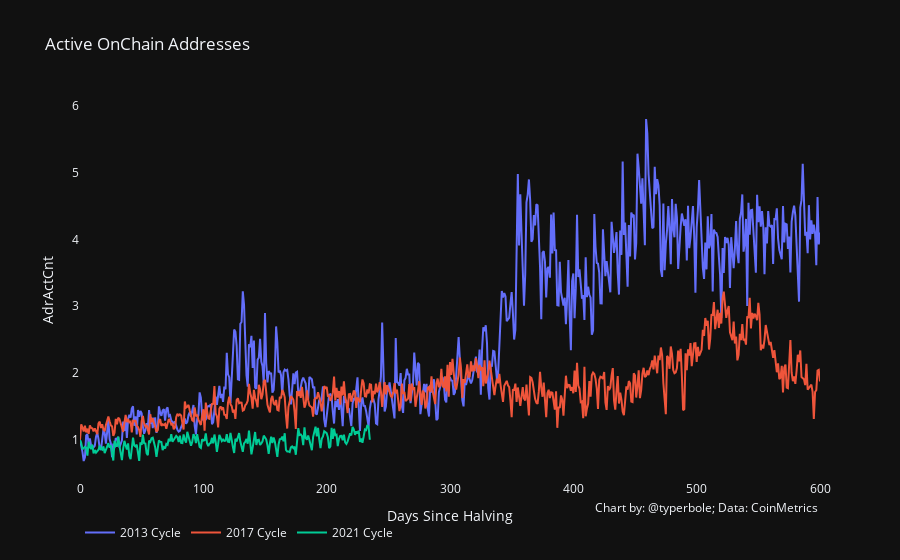

Source (notebook cell):
### Code cell
plot_comparison_chart(data, 'AdrActCnt', cycle='halving', index=True, title='Active OnChain Addresses')

### Figure 1 — Plotly figure (JSON) as saved in the notebook; plotly's stock layout.template omitted (floating-point values rounded to 4 significant figures; data arrays with more than 128 entries replaced by an {"elided": "..."} marker saying what was removed)
{"data": [{"name": "2013 Cycle", "type": "scatter", "x": {"elided": "601 int values"}, "xaxis": "x", "y": {"elided": "601 float values"}, "yaxis": "y"}, {"name": "2017 Cycle", "type": "scatter", "x": {"elided": "601 int values"}, "xaxis": "x", "y": {"elided": "601 float values"}, "yaxis": "y"}, {"name": "2021 Cycle", "type": "scatter", "x": {"elided": "601 int values"}, "xaxis": "x", "y": {"elided": "601 float values"}, "yaxis": "y"}], "layout": {"annotations": [{"showarrow": false, "text": "Chart by: @typerbole; Data: CoinMetrics", "x": 1, "xanchor": "right", "xref": "paper", "xshift": 0, "y": -0.1, "yanchor": "auto", "yref": "paper", "yshift": 0}], "legend": {"orientation": "h"}, "showlegend": true, "title": {"text": "Active OnChain Addresses"}, "xaxis": {"anchor": "y", "domain": [0, 1], "showgrid": false, "showline": false, "title": {"text": "Days Since Halving"}, "zeroline": false}, "yaxis": {"anchor": "x", "domain": [0, 1], "showgrid": false, "showline": false, "title": {"text": "AdrActCnt"}, "type": "linear", "zeroline": false}}}
